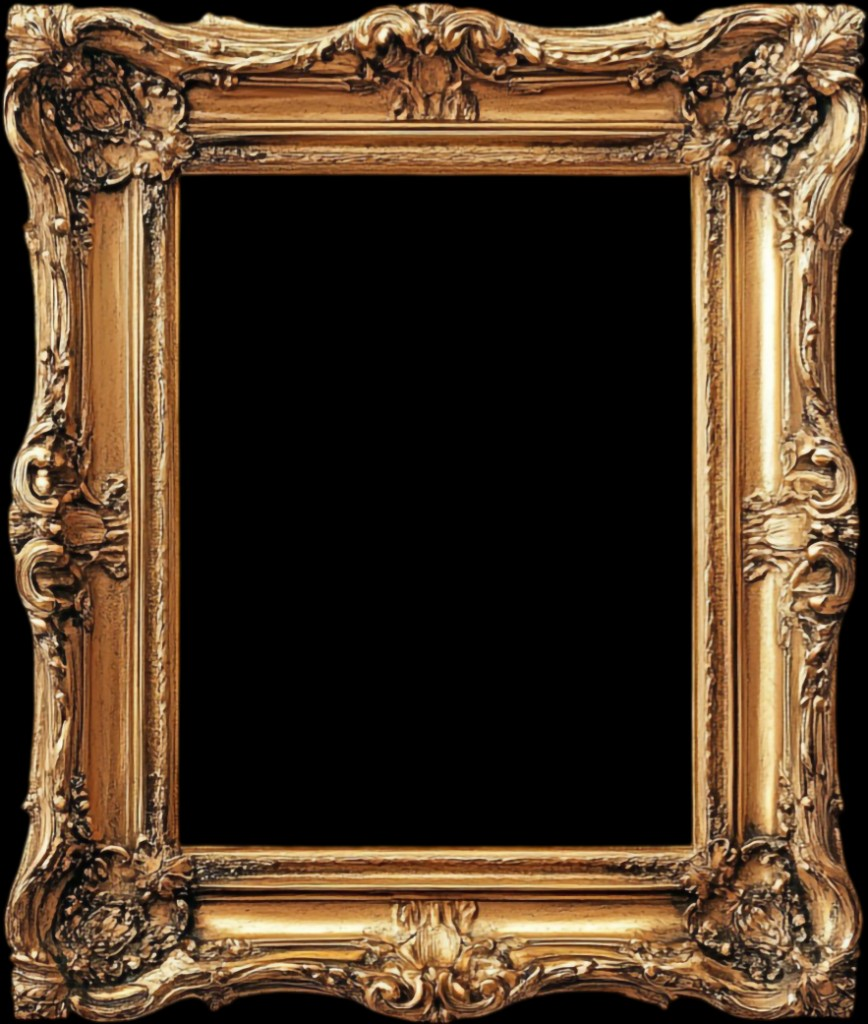
#> input picture src/assets/gold-frame-raw.png, 868 x 1024 px
$ python process_frame.py
#> lines starting #> are read from the running program, lines starting #| are printed output that depends on the picture
"""One-off script: remove the black background from the gold-frame PNG.

We treat the alpha for each pixel as a function of its luminance:
  • Very dark pixels (luminance < 25)  → fully transparent (the painting
    will show through here, both in the frame's central window AND in any
    very-dark recess of the gold ornament).
  • Bright pixels (luminance > 80)     → fully opaque (gold detail).
  • In-between pixels                  → linear ramp from 0 → 255, so the
    anti-aliased edge between black and gold stays smooth instead of
    becoming a hard pixelated outline.
"""

from pathlib import Path
from PIL import Image

ROOT = Path(__file__).resolve().parent.parent
SRC = ROOT / "src" / "assets" / "gold-frame-raw.png"
DST = ROOT / "src" / "assets" / "gold-frame.png"

DARK_CUTOFF = 25
BRIGHT_CUTOFF = 80


def main() -> None:
    img = Image.open(SRC).convert("RGBA")
    pixels = img.load()
    w, h = img.size
#> w = 868; h = 1024

    span = BRIGHT_CUTOFF - DARK_CUTOFF
    for y in range(h):
        for x in range(w):
            r, g, b, _ = pixels[x, y]
            lum = 0.299 * r + 0.587 * g + 0.114 * b
            if lum <= DARK_CUTOFF:
                a = 0
            elif lum >= BRIGHT_CUTOFF:
                a = 255
            else:
                a = int(round((lum - DARK_CUTOFF) / span * 255))
            pixels[x, y] = (r, g, b, a)

    img.save(DST, optimize=True)
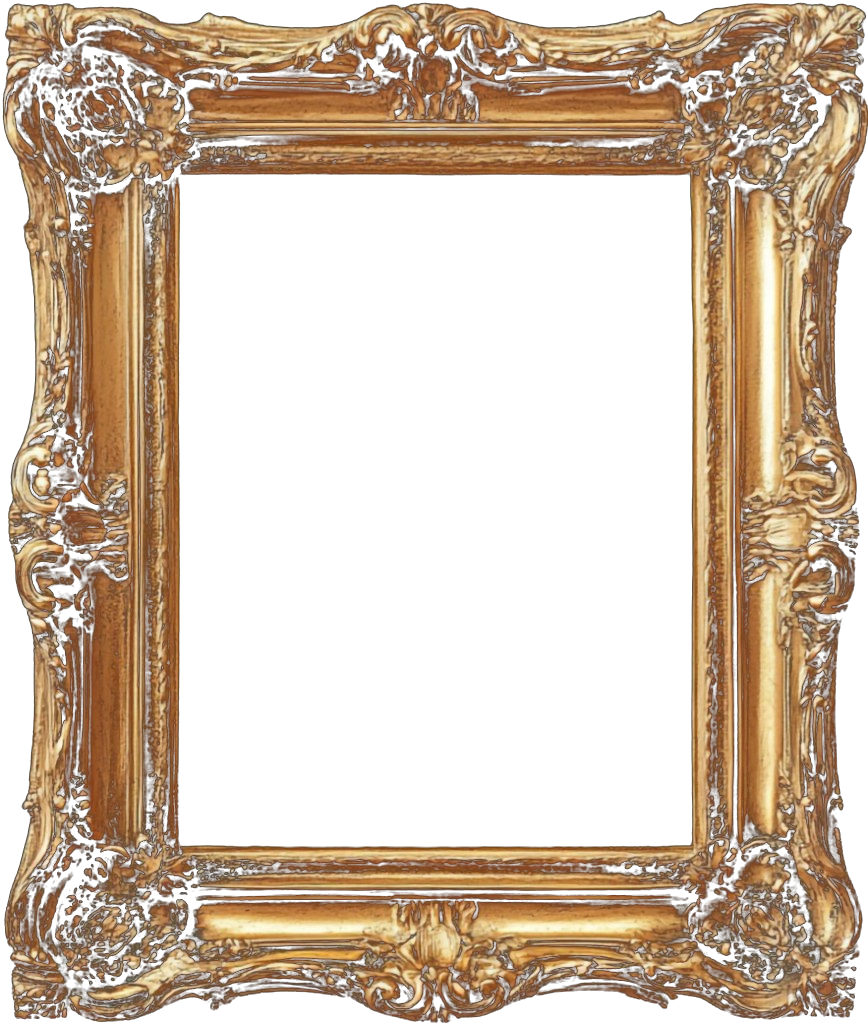
#> saved as gold-frame.png: PIL image 868x1024 RGBA; mean R, G, B, A 78.1, 58, 38.7, 116.9; transparent parts drawn white
    print(f"Wrote {DST.relative_to(ROOT)} ({DST.stat().st_size:,} bytes)")


if __name__ == "__main__":
    main()
